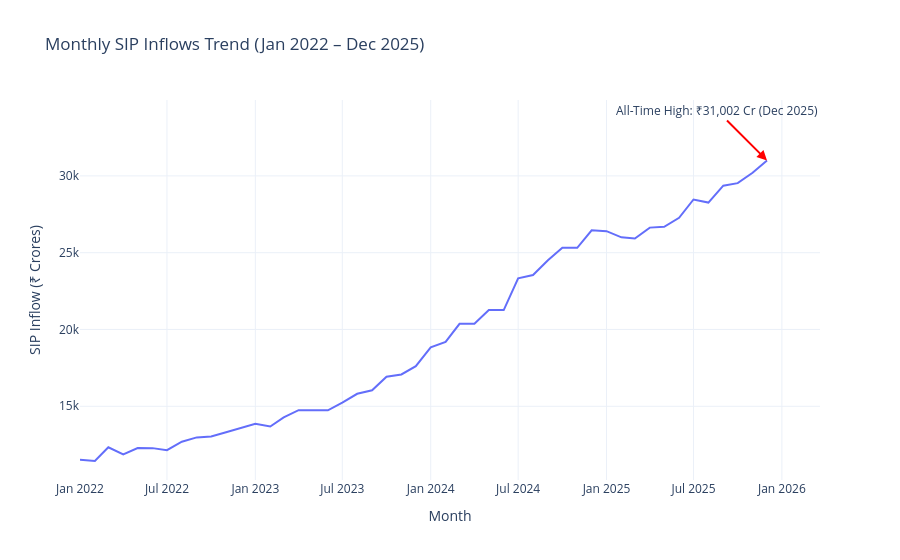

Source (notebook cell):
### Code cell
import pandas as pd
import plotly.express as px

# Load monthly SIP inflows dataset (using exact workspace file name)
sip_path = next(
    (
        path
        for root in search_roots
        for path in root.rglob("04_monthly_sip_inflows.csv")
        if path.is_file()
    ),
    None,
)

if sip_path is None:
    raise FileNotFoundError(
        "04_monthly_sip_inflows.csv was not found in the project folders."
    )

sip_data = pd.read_csv(sip_path)

# Ensure month column is datetime
sip_data['month'] = pd.to_datetime(sip_data['month'])

# Create line chart for monthly SIP trend
fig_sip = px.line(
    sip_data,
    x='month',
    y='sip_inflow_crore',
    title='Monthly SIP Inflows Trend (Jan 2022 – Dec 2025)',
    labels={'sip_inflow_crore': 'SIP Inflow (₹ Crores)', 'month': 'Month'}
)

# Annotate the ₹31,002 Cr all-time high in Dec 2025
fig_sip.add_annotation(
    x='2025-12-01',
    y=31002,
    text="All-Time High: ₹31,002 Cr (Dec 2025)",
    showarrow=True,
    arrowhead=2,
    arrowsize=1,
    arrowwidth=2,
    arrowcolor="red",
    ax=-50,
    ay=-50
)

fig_sip.update_layout(template='plotly_white')
fig_sip.show()

### Figure 1 — Plotly figure (JSON) as saved in the notebook; plotly's stock layout.template omitted (floating-point values rounded to 4 significant figures)
{"data": [{"hovertemplate": "Month=%{x}<br>SIP Inflow (₹ Crores)=%{y}<extra></extra>", "legendgroup": "", "line": {"color": "#636efa", "dash": "solid"}, "marker": {"symbol": "circle"}, "mode": "lines", "name": "", "orientation": "v", "showlegend": false, "type": "scatter", "x": ["2022-01-01T00:00:00", "2022-02-01T00:00:00", "2022-03-01T00:00:00", "2022-04-01T00:00:00", "2022-05-01T00:00:00", "2022-06-01T00:00:00", "2022-07-01T00:00:00", "2022-08-01T00:00:00", "2022-09-01T00:00:00", "2022-10-01T00:00:00", "2022-11-01T00:00:00", "2022-12-01T00:00:00", "2023-01-01T00:00:00", "2023-02-01T00:00:00", "2023-03-01T00:00:00", "2023-04-01T00:00:00", "2023-05-01T00:00:00", "2023-06-01T00:00:00", "2023-07-01T00:00:00", "2023-08-01T00:00:00", "2023-09-01T00:00:00", "2023-10-01T00:00:00", "2023-11-01T00:00:00", "2023-12-01T00:00:00", "2024-01-01T00:00:00", "2024-02-01T00:00:00", "2024-03-01T00:00:00", "2024-04-01T00:00:00", "2024-05-01T00:00:00", "2024-06-01T00:00:00", "2024-07-01T00:00:00", "2024-08-01T00:00:00", "2024-09-01T00:00:00", "2024-10-01T00:00:00", "2024-11-01T00:00:00", "2024-12-01T00:00:00", "2025-01-01T00:00:00", "2025-02-01T00:00:00", "2025-03-01T00:00:00", "2025-04-01T00:00:00", "2025-05-01T00:00:00", "2025-06-01T00:00:00", "2025-07-01T00:00:00", "2025-08-01T00:00:00", "2025-09-01T00:00:00", "2025-10-01T00:00:00", "2025-11-01T00:00:00", "2025-12-01T00:00:00"], "xaxis": "x", "y": [11517, 11438, 12328, 11863, 12286, 12276, 12140, 12694, 12976, 13040, 13306, 13573, 13856, 13687, 14276, 14749, 14749, 14734, 15245, 15814, 16042, 16928, 17073, 17610, 18838, 19187, 20371, 20371, 21262, 21262, 23332, 23547, 24509, 25323, 25320, 26459, 26400, 25999, 25926, 26632, 26688, 27274, 28464, 28265, 29361, 29529, 30200, 31002], "yaxis": "y"}], "layout": {"annotations": [{"arrowcolor": "red", "arrowhead": 2, "arrowsize": 1, "arrowwidth": 2, "ax": -50, "ay": -50, "showarrow": true, "text": "All-Time High: ₹31,002 Cr (Dec 2025)", "x": "2025-12-01", "y": 31002}], "legend": {"tracegroupgap": 0}, "title": {"text": "Monthly SIP Inflows Trend (Jan 2022 – Dec 2025)"}, "xaxis": {"anchor": "y", "domain": [0, 1], "title": {"text": "Month"}}, "yaxis": {"anchor": "x", "domain": [0, 1], "title": {"text": "SIP Inflow (₹ Crores)"}}}}
